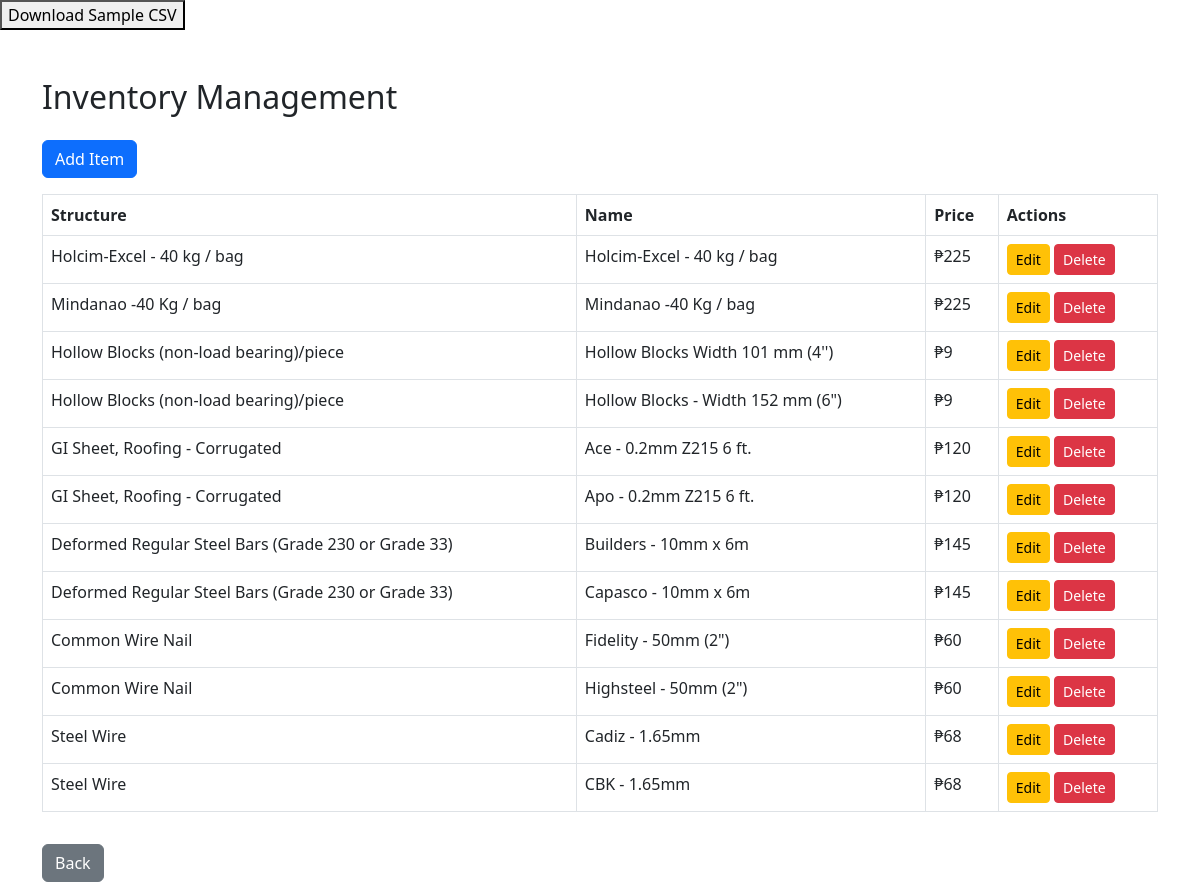
The app's page /admin_view_inventory.php with its own data.
### tables this page shows
CREATE TABLE `prematerialsinventory` (
  `prematerialsinventory_id` int(11) NOT NULL,
  `structure` varchar(255) NOT NULL,
  `name` varchar(255) NOT NULL,
  `price` int(11) NOT NULL
);

### admin_view_inventory.php (the view, shortened to what this page needs)
<!DOCTYPE html>
<html lang="en">
<head>
    <link rel="stylesheet" href="https://cdn.jsdelivr.net/npm/bootstrap@5.3.0/dist/css/bootstrap.min.css">
</head>
<body>
    <a href="testing\prematerials (6).csv" download="prematerials.csv">
        <button>Download Sample CSV</button>
    </a>
    <div class="container mt-5">
        <h2 class="mb-4">Inventory Management</h2>
        <button class="btn btn-primary mb-3" data-bs-toggle="modal" data-bs-target="#addItemModal">Add Item</button>
        <table class="table table-bordered">
            <thead>
                <tr>
                    <th>Structure</th>
                    <th>Name</th>
                    <th>Price</th>
                    <th>Actions</th>
                </tr>
            </thead>
            <tbody>
                <?php
                include 'config.php';
                $sql = "SELECT * FROM prematerialsinventory";
                $result = $conn->query($sql);
                if ($result->num_rows > 0) {
                    while ($row = $result->fetch_assoc()) {
                        echo "<tr>
                                <td>{$row['structure']}</td>
                                <td>{$row['name']}</td>
                                <td>₱{$row['price']}</td>
                                <td>
                                    <button class='btn btn-warning btn-sm editItem' data-id='{$row['prematerialsinventory_id']}' data-structure='{$row['structure']}' data-name='{$row['name']}' data-price='{$row['price']}' data-bs-toggle='modal' data-bs-target='#editItemModal'>Edit</button>
                                    <button class='btn btn-danger btn-sm deleteItem' data-id='{$row['prematerialsinventory_id']}'>Delete</button>                                    </td>
                            </tr>";
                    }
                } else {
                    echo "<tr><td colspan='4' class='text-center'>No items found</td></tr>";
                }
                ?>
            </tbody>
        </table>
        <button class="btn btn-secondary mt-3" onclick="goBack()">Back</button>
    </div>
</body>
</html>

### records on screen
prematerialsinventory: structure "Holcim-Excel - 40 kg / bag", name "Holcim-Excel - 40 kg / bag", price "225"
prematerialsinventory: structure "Mindanao -40 Kg / bag", name "Mindanao -40 Kg / bag", price "225"
prematerialsinventory: structure "Hollow Blocks (non-load bearing)/piece", name "Hollow Blocks Width 101 mm (4'')", price "9"
prematerialsinventory: structure "Hollow Blocks (non-load bearing)/piece", name "Hollow Blocks - Width 152 mm (6\")", price "9"
prematerialsinventory: structure "GI Sheet, Roofing - Corrugated", name "Ace - 0.2mm Z215 6 ft.", price "120"
prematerialsinventory: structure "GI Sheet, Roofing - Corrugated", name "Apo - 0.2mm Z215 6 ft.", price "120"
prematerialsinventory: structure "Deformed Regular Steel Bars (Grade 230 or Grade 33)", name "Builders - 10mm x 6m", price "145"
prematerialsinventory: structure "Deformed Regular Steel Bars (Grade 230 or Grade 33)", name "Capasco - 10mm x 6m", price "145"
prematerialsinventory: structure "Common Wire Nail", name "Fidelity - 50mm (2\")", price "60"
prematerialsinventory: structure "Common Wire Nail", name "Highsteel - 50mm (2\")", price "60"
prematerialsinventory: structure "Steel Wire", name "Cadiz - 1.65mm", price "68"
prematerialsinventory: structure "Steel Wire", name "CBK - 1.65mm", price "68"
